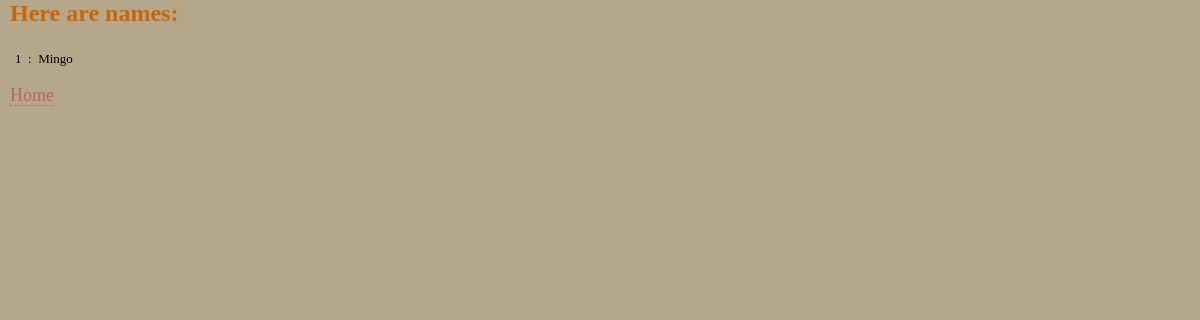
Before: /mingo/show_data/ with the older database file.
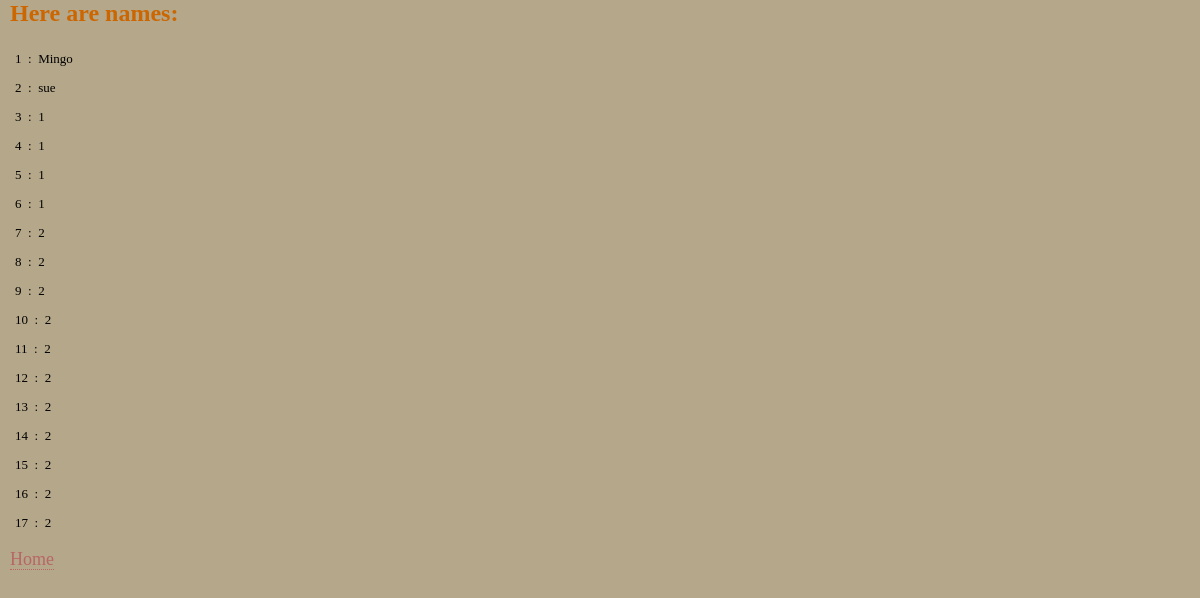
After: the same page with the newer database file.
### mingo/models.py (models this page shows)
class Sighting(models.Model):
    name = models.CharField(max_length=20)
    email = models.CharField(max_length=100)
    data = models.CharField(max_length=50)
    time = models.CharField(max_length=50)
    location = models.CharField(max_length=50)
    fin_type = models.CharField(max_length=50)
    whale_type = models.CharField(max_length=50)
    blow_type = models.CharField(max_length=50)
    wave_type = models.CharField(max_length=50)

### mingo/views.py (the view)
def show_data(request):
    names = DB.objects.all()
    return render_to_response('show.html', locals())

### mingo/templates/show.html (shortened to what this page needs)
<html>
<head>
    {% load static %}
<link rel="stylesheet" href="{% static 'css/hfwwg.css' %}" type="text/css" media="all">
</head>
<body>
<p style="margin-left: 10px; color: #cc6600; font-size: x-large">
    <strong>Here are names:</strong>
</p>
{% for i in names %}
<p style="margin-left: 15px">
   {{ i.id }}&nbsp;&nbsp;:&nbsp;&nbsp;{{ i.name }}<br>
</p>
{% endfor %}
<p style="margin-left: 10px; color: #cc6600; font-size: large">
    <a href="{% url 'contact' %}">Home
</p>
</body>
</html>

Changed rows visible on the page:
added Sighting: id "2", name "sue"
added Sighting: id "3", name "1"
added Sighting: id "4", name "1"
added Sighting: id "5", name "1"
added Sighting: id "6", name "1"
added Sighting: id "7", name "2"
added Sighting: id "8", name "2"
added Sighting: id "9", name "2"
added Sighting: id "10", name "2"
added Sighting: id "11", name "2"
added Sighting: id "12", name "2"
added Sighting: id "13", name "2"
added Sighting: id "14", name "2"
added Sighting: id "15", name "2"
added Sighting: id "16", name "2"
added Sighting: id "17", name "2"
